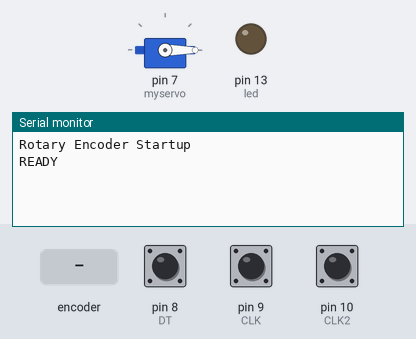
Bench run of a sketch on a simulated Arduino Uno, built with avr-gcc and run on an emulated ATmega328P. Shown: servo, output pins drawn as LEDs (lit = HIGH), the last lines printed to the serial monitor. The inputs (shaded band) are chosen by the test bench; at power-on: pin 8 (DT) HIGH, pin 9 (CLK) HIGH, pin 10 (CLK2) HIGH.

Above: at 2.2 s.
2.3 s: rotary encoder on pin 9 (CLK) / pin 8 (DT) turned 1 step (first pin leading)
At 3.1 s:
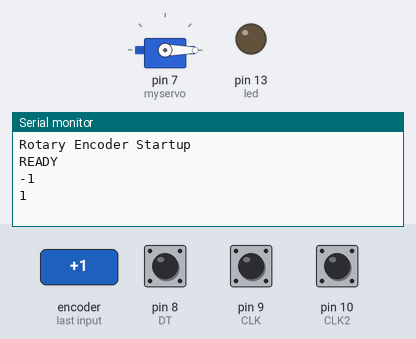
4.0 s: rotary encoder on pin 9 (CLK) / pin 8 (DT) turned 2 steps (second pin leading)
At 4.09 s:
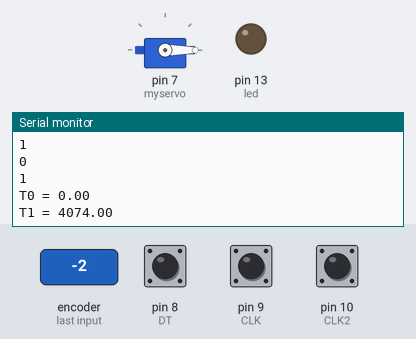
Timing chart, 0 to 7.0 s (numbered marks = the images above; inputs shaded):
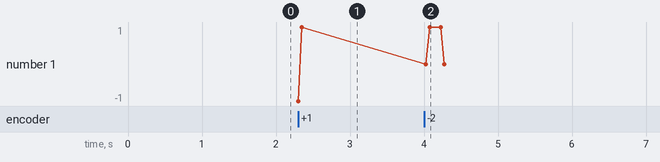

Measured:
- after the input at 2.3 s, the serial monitor: prints a new line at once (image 1)
- after the input at 4.0 s, the serial monitor: prints a new line at once (image 2)
- plotted number 1: 1 → 0 after the input at 4.0 s

The sketch:

PID_Rotary.ino
```cpp
 int CLK = 9;  // Pin 9 to clk on encoder
 int DT = 8;  // Pin 8 to DT on encoder
 int led = 13;
 int RotPosition = 0;
 int rotation;
 int value;
 boolean LeftRight;

 int CLK2 = 10;  // Pin 9 to clk on encoder
 int DT2 = 11;  // Pin 8 to DT on encoder
 int RotPosition2;
 int rotation2;
 int value2;
 boolean LeftRight2;

 double milis0;
 double milis1;
 double enc0;   //encoder sample 0
 double enc1;   //encoder sample 1


 #include <Servo.h>

Servo myservo;
int pos;

void setup() {
  Serial.begin (9600);
  Serial.println("Rotary Encoder Startup");
  pinMode (CLK,INPUT);
  pinMode (DT,INPUT);

  pinMode (CLK2,INPUT);
  pinMode (DT2,INPUT);

  pinMode(led, OUTPUT);
  rotation = digitalRead(CLK);
  rotation2 = digitalRead(CLK2);
  myservo.attach(7);
  myservo.write(RotPosition);
  delay(1000);
  Serial.println("READY");
}

void loop() {
  rotary1();

  rotationspeed();
//  rpmspeed();
}

void rotary1(){
     value = digitalRead(CLK);
     if (value != rotation){ // we use the DT pin to find out which way we turning.
       if (digitalRead(DT) != value) {  // Clockwise
         RotPosition --;
         LeftRight = true;
       }else { //Counterclockwise
         LeftRight = false;
         RotPosition++;
       }

//       if (LeftRight){
//         Serial.println ("clockwise");
//       }else{
//         Serial.println("counterclockwise");
//       }


//       Serial.print("Encoder : ");
//       Serial.println(RotPosition);
//       Serial.print("Degree  : ");
//       double degree;
//       degree = RotPosition/3.3333333;
//       Serial.println(degree);
    rpmspeed();


//       myservo.write(RotPosition*12);
//       Serial.print("Encoder 2: ");
//       Serial.println(RotPosition2);
   }
   rotation = value;
}

void rpmspeed(){
  int division;
  division = RotPosition;
  Serial.println(RotPosition%2);
}

void rotationspeed(){
         if (RotPosition < 0){
        RotPosition = 1200;
       }
       if (RotPosition == 1){
        milis0 = millis();
       }
       if (RotPosition > 1200){
        RotPosition = 0;
        milis1 = millis();
        Serial.print("T0 = ");
        Serial.println(milis0);
        Serial.print("T1 = ");
        Serial.println(milis1);
        Serial.print("Time elapsed = ");
        Serial.print((milis1-milis0)/1000);
        Serial.println(" Seconds");

        Serial.print("Speed = ");
        double rpm;
        rpm = (60/((milis1-milis0)/1000));
        Serial.print(rpm);
        Serial.println(" RPM");
       }
       }

void rotary2(){
     value2 = digitalRead(CLK2);
     if (value2 != rotation2){ // we use the DT pin to find out which way we turning.
       if (digitalRead(DT2) != value2) {  // Clockwise
         RotPosition2 ++;
         LeftRight2 = true;
       }else { //Counterclockwise
         LeftRight2 = false;
         RotPosition2 --;
       }

   }
   rotation2 = value2;
}
```
